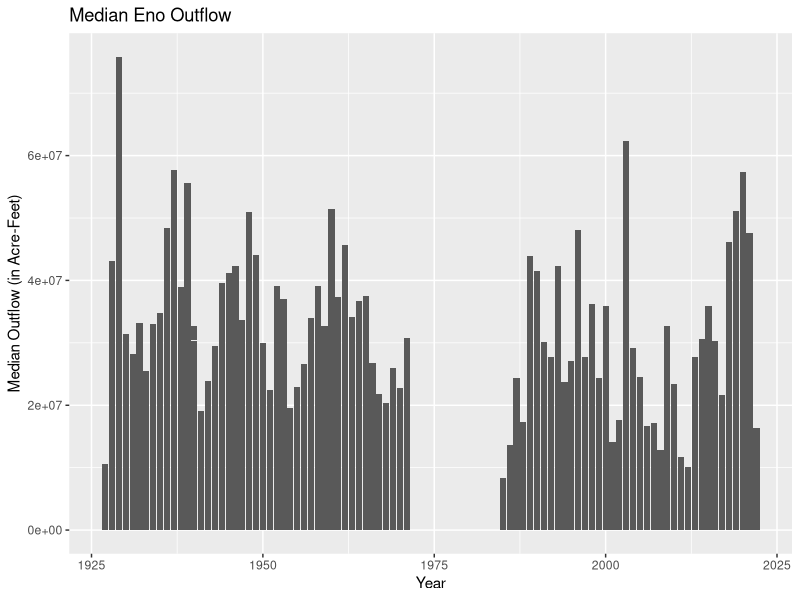
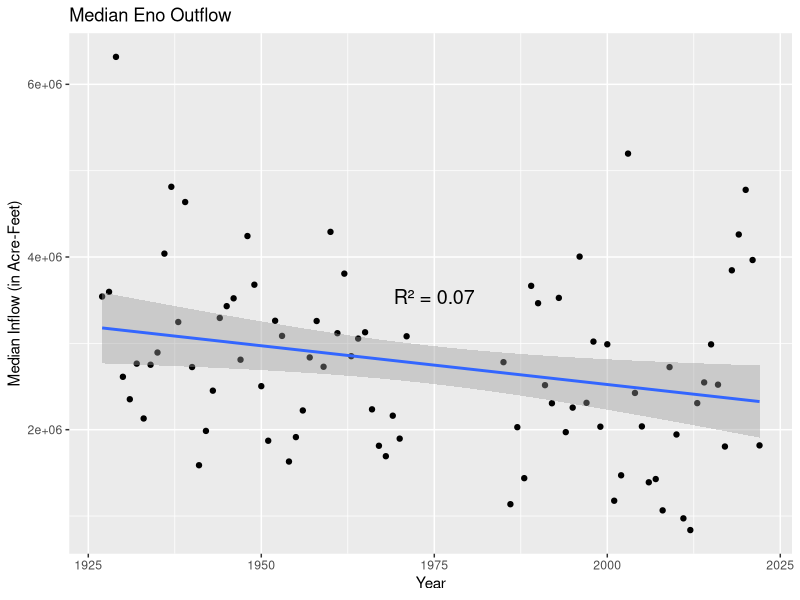
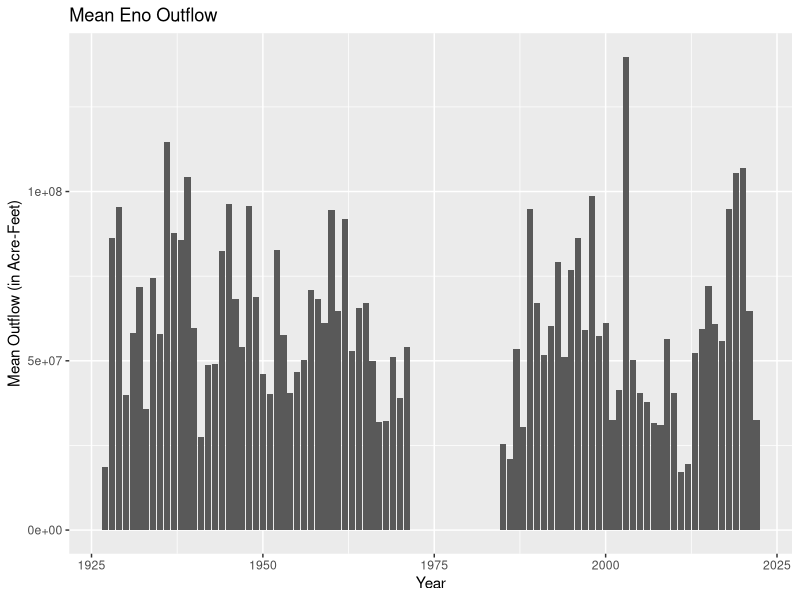
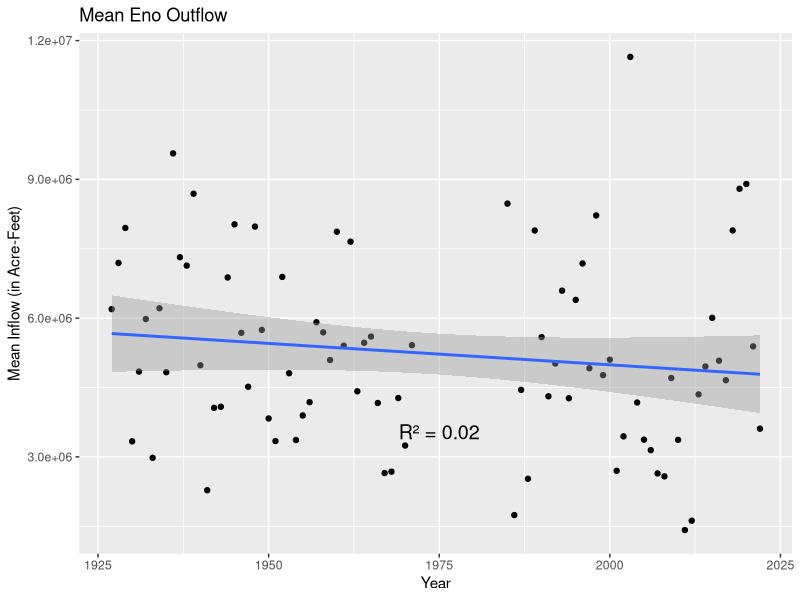
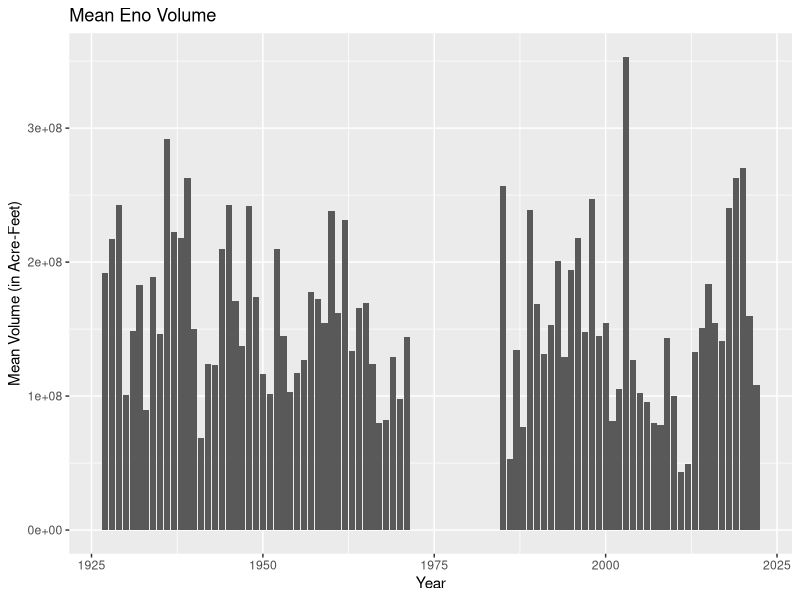
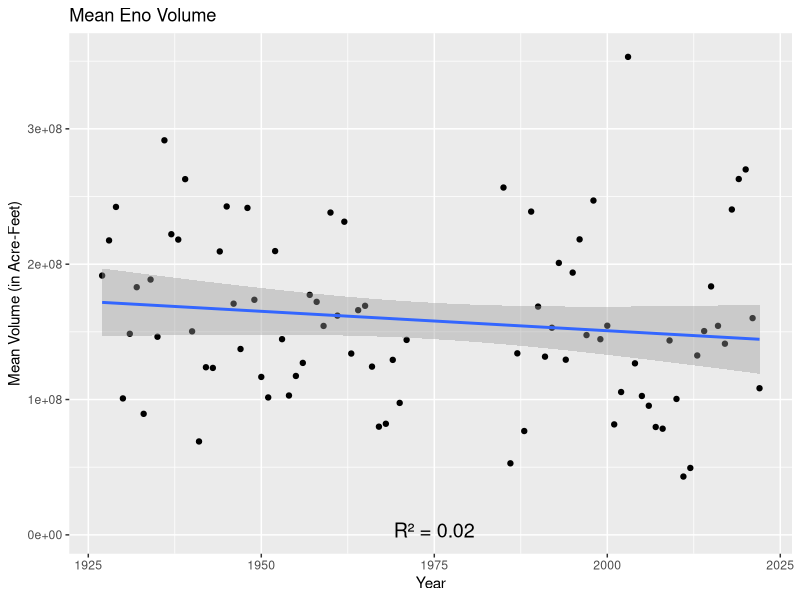
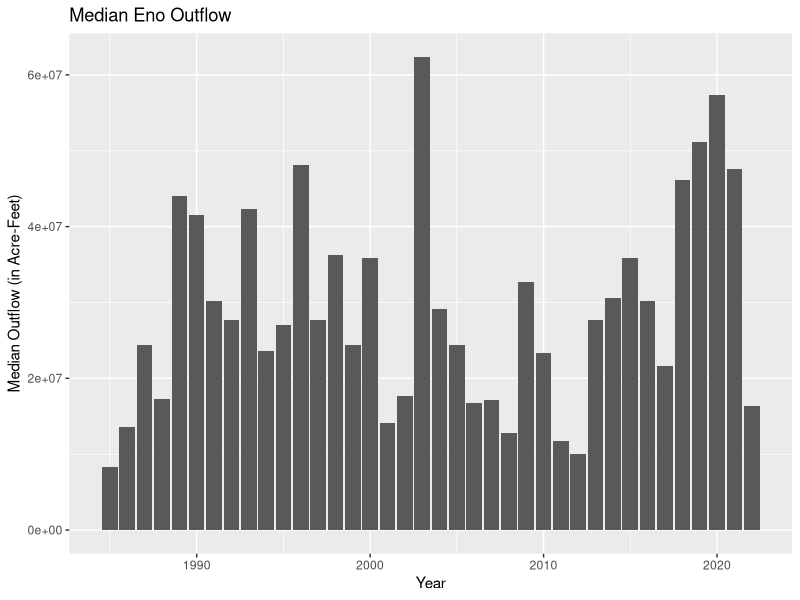
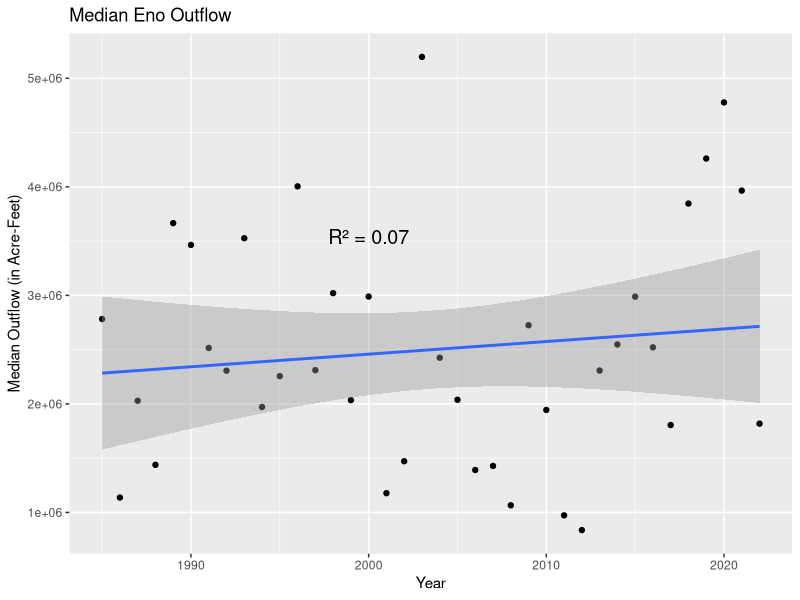

Here is the R script that generated these plots, in order:
## ---- chunk 1
knitr::opts_chunk$set(echo = TRUE)
## ---- chunk 2
library(tidyverse)
library(ggplot2)
library(here)
library(dplyr)
## ---- chunk 3
#Eno data:
eno_outflows <- read.csv(
  file = here("./Data Raw/Eno_River_monthly_flow_data_through-2022.csv"),
  stringsAsFactors = TRUE)
#Average of median outflow:
eno_average_median <- eno_outflows %>% 
  group_by(year) %>% 
  summarise(avg_median_flow = mean(median_flow, na.rm = TRUE))
#Average of mean outflow:
eno_average_mean <- eno_outflows %>% 
  group_by(year) %>% 
  summarise(avg_mean_flow = mean(mean_flow, na.rm = TRUE))
#Average of volume:
eno_volume_mean <- eno_outflows %>% 
  group_by(year) %>% 
  summarise(avg_vol = mean(total_volume, na.rm = TRUE))
## ---- chunk 4
#Flats data:
flat_outflows <- read.csv(
  file = here("./Data Raw/Flat_River_monthly_flow_data_through-2022.csv"),
  stringsAsFactors = TRUE)
#Average of median outflow:
flat_average_median <- flat_outflows %>% 
  group_by(year) %>% 
  summarise(avg_median_flow = mean(median_flow, na.rm = TRUE))
#Average of mean outflow:
flat_average_mean <- flat_outflows %>% 
  group_by(year) %>% 
  summarise(avg_mean_flow = mean(mean_flow, na.rm = TRUE))
#Average of volume:
flat_volume_mean <- flat_outflows %>% 
  group_by(year) %>% 
  summarise(avg_vol = mean(total_volume, na.rm = TRUE))
## ---- chunk 5
#Neuse data:
neuse_inflows <- read.csv(
  file = here("./Data Raw/Falls_Lake_outlet_Neuse_River_monthly_flow_data_through-2022.csv"),
  stringsAsFactors = TRUE)
#Average of median inflow:
neuse_average_median <- neuse_inflows %>% 
  group_by(year) %>% 
  summarise(avg_median_flow = mean(median_flow, na.rm = TRUE))
#Average of mean inflow:
neuse_average_mean <- neuse_inflows %>% 
  group_by(year) %>% 
  summarise(avg_mean_flow = mean(mean_flow, na.rm = TRUE))
#Average of volume:
neuse_volume_mean <- neuse_inflows %>% 
  group_by(year) %>% 
  summarise(avg_vol = mean(total_volume, na.rm = TRUE))
## ---- chunk 6
#Median Eno outflow
ggplot(data = (eno_outflows)) +
  geom_col(data = eno_outflows, aes(x = year, y = median_flow)) +
  labs(title = "Median Eno Outflow", x = "Year", y = "Median Outflow (in Acre-Feet)")

eno_med_model <- lm(year ~ avg_median_flow, data = eno_average_median)
r_squared_1 <- summary(eno_med_model)$r.squared

ggplot(data = eno_average_median, aes(x = year, y = avg_median_flow)) +
  geom_point() +
  geom_smooth(method = "lm") +
  labs(title = "Median Eno Outflow", x = "Year", y = "Median Inflow (in Acre-Feet)") +
  annotate("text", x = 1975, y = 3542400, 
           label = paste("R² =", round(r_squared_1, 2)), 
           size = 5)


#Mean Eno outflow
ggplot(data = eno_outflows) +
  geom_col(data = eno_outflows, aes(x = year, y = mean_flow)) +
  labs(title = "Mean Eno Outflow", x = "Year", y = "Mean Outflow (in Acre-Feet)")

eno_mean_model <- lm(year ~ avg_mean_flow, data = eno_average_mean)
r_squared_2 <- summary(eno_mean_model)$r.squared

ggplot(data = eno_average_mean, aes(x = year, y = avg_mean_flow)) +
  geom_point() +
  geom_smooth(method = "lm") +
  labs(title = "Mean Eno Outflow", x = "Year", y = "Mean Inflow (in Acre-Feet)") +
  annotate("text", x = 1975, y = 3542400, 
           label = paste("R² =", round(r_squared_2, 2)), 
           size = 5)

#Mean volume
ggplot(data = eno_volume_mean) +
  geom_col(data = eno_volume_mean, aes(x = year, y = avg_vol)) +
  labs(title = "Mean Eno Volume", x = "Year", y = "Mean Volume (in Acre-Feet)")

eno_vol_model <- lm(year ~ avg_vol, data = eno_volume_mean)
r_squared_3 <- summary(eno_vol_model)$r.squared

ggplot(data = eno_volume_mean, aes(x = year, y = avg_vol)) +
  geom_point() +
  geom_smooth(method = "lm") +
  labs(title = "Mean Eno Volume", x = "Year", y = "Mean Volume (in Acre-Feet)") +
    annotate("text", x = 1975, y = 3542400, 
           label = paste("R² =", round(r_squared_3, 2)), 
           size = 5)
## ---- chunk 7
#Filter out the data to only include 1985 and beyond.
eno_filtered <- eno_outflows %>% 
  filter(year >= 1985)
#Filter out the average median outflow data to only include 1985 and beyond.
eno_avemedian_filtered <- eno_average_median %>% 
  filter(year >= 1985)
#Filter out the average mean outflow data to only include 1985 and beyond.
eno_avemean_filtered <- eno_average_mean %>% 
  filter(year >= 1985)
#Filter out the average volume data to only include 1985 and beyond.
eno_vol_filtered <- eno_volume_mean %>% 
  filter(year >= 1985)

#Median Eno outflow
ggplot(data = (eno_filtered)) +
  geom_col(data = eno_filtered, aes(x = year, y = median_flow)) +
  labs(title = "Median Eno Outflow", x = "Year", y = "Median Outflow (in Acre-Feet)")

eno_med_model_1985 <- lm(year ~ avg_median_flow, data = eno_average_median)
r_squared_4 <- summary(eno_med_model_1985)$r.squared

ggplot(data = eno_avemedian_filtered, aes(x = year, y = avg_median_flow)) +
  geom_point() +
  geom_smooth(method = "lm") +
  labs(title = "Median Eno Outflow", x = "Year", y = "Median Outflow (in Acre-Feet)") +
  annotate("text", x = 2000, y = 3542400, 
           label = paste("R² =", round(r_squared_4, 2)), 
           size = 5)

#Mean Eno outflow
ggplot(data = eno_filtered) +
  geom_col(data = eno_filtered, aes(x = year, y = mean_flow)) +
  labs(title = "Mean Eno Outflow", x = "Year", y = "Mean Outflow (in Acre-Feet)")

eno_mean_model_1985 <- lm(year ~ avg_mean_flow, data = eno_average_mean)
r_squared_5 <- summary(eno_mean_model_1985)$r.squared

ggplot(data = eno_avemean_filtered, aes(x = year, y = avg_mean_flow)) +
  geom_point() +
  geom_smooth(method = "lm") +
  labs(title = "Mean Eno Outflow", x = "Year", y = "Mean Inflow (in Acre-Feet)") +
   annotate("text", x = 2000, y = 3542400, 
           label = paste("R² =", round(r_squared_5, 2)), 
           size = 5)

#Mean Eno volume
ggplot(data = eno_vol_filtered) +
  geom_col(data = eno_vol_filtered, aes(x = year, y = avg_vol)) +
  labs(title = "Mean Eno Volume", x = "Year", y = "Mean Volume (in Acre-Feet)")

eno_vol_model_1985 <- lm(year ~ avg_vol, data = eno_vol_filtered)
r_squared_6 <- summary(eno_vol_model_1985)$r.squared

ggplot(data = eno_vol_filtered, aes(x = year, y = avg_vol)) +
  geom_point() +
  geom_smooth(method = "lm") +
  labs(title = "Mean Eno Volume", x = "Year", y = "Mean Volume (in Acre-Feet)") +
     annotate("text", x = 2000, y = 3542400, 
           label = paste("R² =", round(r_squared_6, 2)), 
           size = 5)
## ---- chunk 8
#Filter out the data to only include 2000 and beyond.
eno_2000 <- eno_outflows %>% 
  filter(year >= 2000)
#Filter out the average median outflow data to only include 2000 and beyond.
eno_2000_median <- eno_average_median %>% 
  filter(year >= 2000)
#Filter out the average mean outflow data to only include 2000 and beyond.
eno_2000_mean <- eno_average_mean %>% 
  filter(year >= 2000)
#Filter out the average volume data to only include 2000 and beyond.
eno_2000_volume <- eno_volume_mean %>% 
  filter(year >= 2000)

#Median Eno outflow
ggplot(data = eno_2000) +
  geom_col(data = eno_2000, aes(x = year, y = median_flow)) +
  labs(title = "Median Flat Outflow", x = "Year", y = "Median Outflow (in Acre-Feet)")

eno_med_model_2000 <- lm(year ~ avg_median_flow, data = eno_2000_median)
r_squared_7 <- summary(eno_med_model_2000)$r.squared

ggplot(data = eno_2000_median, aes(x = year, y = avg_median_flow)) +
  geom_point() +
  geom_smooth(method = "lm") +
  labs(title = "Median Flat Outflow", x = "Year", y = "Median Outflow (in Acre-Feet)") +
  annotate("text", x = 2010, y = 3542400, 
           label = paste("R² =", round(r_squared_7, 2)), 
           size = 5)

#Mean Eno outflow
ggplot(data = eno_2000) +
  geom_col(data = eno_2000, aes(x = year, y = mean_flow)) +
  labs(title = "Mean Flat Outflow", x = "Year", y = "Mean Outflow (in Acre-Feet)")

eno_mean_model_2000 <- lm(year ~ avg_mean_flow, data = eno_2000_mean)
r_squared_8 <- summary(eno_mean_model_2000)$r.squared

ggplot(data = eno_2000_mean, aes(x = year, y = avg_mean_flow)) +
  geom_point() +
  geom_smooth(method = "lm") +
  labs(title = "Mean Flat Outflow", x = "Year", y = "Mean Outflow (in Acre-Feet)") +
  annotate("text", x = 2010, y = 3542400, 
           label = paste("R² =", round(r_squared_8, 2)), 
           size = 5)

#Mean Eno volume
ggplot(data = eno_2000_volume) +
  geom_col(data = eno_2000_volume, aes(x = year, y = avg_vol)) +
  labs(title = "Mean Eno Volume", x = "Year", y = "Mean Volume (in Acre-Feet)")

eno_vol_model_2000 <- lm(year ~ avg_vol, data = eno_2000_volume)
r_squared_9 <- summary(eno_vol_model_2000)$r.squared

ggplot(data = eno_2000_volume, aes(x = year, y = avg_vol)) +
  geom_point() +
  geom_smooth(method = "lm") +
  labs(title = "Mean Eno Volume", x = "Year", y = "Mean Volume (in Acre-Feet)") +
  annotate("text", x = 2010, y = 3542400, 
           label = paste("R² =", round(r_squared_9, 2)), 
           size = 5)
## ---- chunk 9
#Median Flat outflow
ggplot(data = (flat_outflows)) +
  geom_col(data = flat_outflows, aes(x = year, y = median_flow)) +
  labs(title = "Median Flat Outflow", x = "Year", y = "Median Outflow (in Acre-Feet)")

flat_med_model <- lm(year ~ avg_median_flow, data = flat_average_median)
flat_r <- summary(flat_med_model)$r.squared

ggplot(data = flat_average_median, aes(x = year, y = avg_median_flow)) +
  geom_point() +
  geom_smooth(method = "lm") +
  labs(title = "Median Flat Outflow", x = "Year", y = "Median Outflow (in Acre-Feet)") +
  annotate("text", x = 1975, y = 3542400, 
           label = paste("R² =", round(flat_r, 2)), 
           size = 5)

#Mean Flat outflow
ggplot(data = (flat_outflows)) +
  geom_col(data = flat_outflows, aes(x = year, y = mean_flow)) +
  labs(title = "Mean Flat Outflow", x = "Year", y = "Mean Outflow (in Acre-Feet)")

flat_mean_model <- lm(year ~ avg_mean_flow, data = flat_average_mean)
flat_r2 <- summary(flat_mean_model)$r.squared

ggplot(data = flat_average_mean, aes(x = year, y = avg_mean_flow)) +
  geom_point() +
  geom_smooth(method = "lm") +
  labs(title = "Mean Flat Outflow", x = "Year", y = "Mean Outflow (in Acre-Feet)") +
    annotate("text", x = 1975, y = 3542400, 
           label = paste("R² =", round(flat_r2, 2)), 
           size = 5)

#Mean volume
ggplot(data = flat_volume_mean) +
  geom_col(data = flat_volume_mean, aes(x = year, y = avg_vol)) +
  labs(title = "Mean Flat Volume", x = "Year", y = "Mean Volume (in Acre-Feet)")

flat_vol_model <- lm(year ~ avg_vol, data = flat_volume_mean)
flat_r3 <- summary(flat_vol_model)$r.squared

ggplot(data = flat_volume_mean, aes(x = year, y = avg_vol)) +
  geom_point() +
  geom_smooth(method = "lm") +
  labs(title = "Mean Flat Volume", x = "Year", y = "Mean Volume (in Acre-Feet)") +
  annotate("text", x = 1975, y = 3542400, 
           label = paste("R² =", round(flat_r3, 2)), 
           size = 5)
## ---- chunk 10
#Filter out the data to only include 2000 and beyond.
flat_2000 <- flat_outflows %>% 
  filter(year >= 2000)
#Filter out the average median outflow data to only include 2000 and beyond.
flat_2000_median <- flat_average_median %>% 
  filter(year >= 2000)
#Filter out the average mean outflow data to only include 2000 and beyond.
flat_2000_mean <- flat_average_mean %>% 
  filter(year >= 2000)
#Filter out the average volume data to only include 2000 and beyond.
flat_2000_volume <- flat_volume_mean %>% 
  filter(year >= 2000)

#Median Flat outflow
ggplot(data = flat_2000) +
  geom_col(data = flat_2000, aes(x = year, y = median_flow)) +
  labs(title = "Median Flat Outflow", x = "Year", y = "Median Outflow (in Acre-Feet)")

flat_med_model_2000 <- lm(year ~ avg_median_flow, data = flat_2000_median)
flat_r4 <- summary(flat_med_model_2000)$r.squared

ggplot(data = flat_2000_median, aes(x = year, y = avg_median_flow)) +
  geom_point() +
  geom_smooth(method = "lm") +
  labs(title = "Median Flat Outflow", x = "Year", y = "Median Outflow (in Acre-Feet)") +
  annotate("text", x = 2010, y = 3542400, 
           label = paste("R² =", round(flat_r4, 2)), 
           size = 5)

#Mean Flat outflow
ggplot(data = flat_2000) +
  geom_col(data = flat_2000, aes(x = year, y = mean_flow)) +
  labs(title = "Mean Flat Outflow", x = "Year", y = "Mean Outflow (in Acre-Feet)")

flat_mean_model_2000 <- lm(year ~ avg_mean_flow, data = flat_2000_mean)
flat_r5 <- summary(flat_mean_model_2000)$r.squared

ggplot(data = flat_2000_mean, aes(x = year, y = avg_mean_flow)) +
  geom_point() +
  geom_smooth(method = "lm") +
  labs(title = "Mean Flat Outflow", x = "Year", y = "Mean Outflow (in Acre-Feet)") +
  annotate("text", x = 2010, y = 3542400, 
           label = paste("R² =", round(flat_r5, 2)), 
           size = 5)

#Mean Flat volume
ggplot(data = flat_2000_volume) +
  geom_col(data = flat_2000_volume, aes(x = year, y = avg_vol)) +
  labs(title = "Mean Flat Volume", x = "Year", y = "Mean Volume (in Acre-Feet)")

flat_vol_model_2000 <- lm(year ~ avg_vol, data = flat_2000_volume)
flat_r6 <- summary(flat_vol_model_2000)$r.squared

ggplot(data = flat_2000_volume, aes(x = year, y = avg_vol)) +
  geom_point() +
  geom_smooth(method = "lm") +
  labs(title = "Mean Flat Volume", x = "Year", y = "Mean Volume (in Acre-Feet)") +
  annotate("text", x = 2010, y = 3542400, 
           label = paste("R² =", round(flat_r6, 2)), 
           size = 5)
## ---- chunk 11
#Median Neuse inflow
ggplot(data = (neuse_inflows)) +
  geom_col(data = neuse_inflows, aes(x = year, y = median_flow)) +
  labs(title = "Median Neuse Inflow", x = "Year", y = "Median Inflow (in Acre-Feet)")

neuse_med_model <- lm(year ~ avg_median_flow, data = neuse_average_median)
neuse_r <- summary(neuse_med_model)$r.squared

ggplot(data = neuse_average_median, aes(x = year, y = avg_median_flow)) +
  geom_point() +
  geom_smooth(method = "lm") +
  labs(title = "Median Neuse Inflow", x = "Year", y = "Median Inflow (in Acre-Feet)") +
  annotate("text", x = 2010, y = 3542400, 
           label = paste("R² =", round(neuse_r, 2)), 
           size = 5)

#Mean Neuse inflow
ggplot(data = neuse_inflows) +
  geom_col(data = neuse_inflows, aes(x = year, y = mean_flow)) +
  labs(title = "Mean Neuse Inflow", x = "Year", y = "Mean Inflow (in Acre-Feet)")

neuse_mean_model <- lm(year ~ avg_mean_flow, data = neuse_average_mean)
neuse_r2 <- summary(neuse_mean_model)$r.squared

ggplot(data = neuse_average_mean, aes(x = year, y = avg_mean_flow)) +
  geom_point() +
  geom_smooth(method = "lm") +
  labs(title = "Mean Neuse Inflow", x = "Year", y = "Mean Inflow (in Acre-Feet)") +
  annotate("text", x = 2010, y = 3542400, 
           label = paste("R² =", round(neuse_r2, 2)), 
           size = 5)

#Mean volume
ggplot(data = neuse_volume_mean) +
  geom_col(data = neuse_volume_mean, aes(x = year, y = avg_vol)) +
  labs(title = "Mean Neuse Volume", x = "Year", y = "Mean Volume (in Acre-Feet)")

neuse_vol_model <- lm(year ~ avg_vol, data = neuse_volume_mean)
neuse_r3 <- summary(neuse_vol_model)$r.squared

ggplot(data = neuse_volume_mean, aes(x = year, y = avg_vol)) +
  geom_point() +
  geom_smooth(method = "lm") +
  labs(title = "Mean Neuse Volume", x = "Year", y = "Mean Volume (in Acre-Feet)") +
  annotate("text", x = 2010, y = 3542400, 
           label = paste("R² =", round(neuse_r3, 2)), 
           size = 5)
## ---- chunk 12
#Filter out the data to only include 2000 and beyond.
neuse_2000 <- neuse_inflows %>% 
  filter(year >= 2000)
#Filter out the average median outflow data to only include 2000 and beyond.
neuse_2000_median <- neuse_average_median %>% 
  filter(year >= 2000)
#Filter out the average mean outflow data to only include 2000 and beyond.
neuse_2000_mean <- neuse_average_mean %>% 
  filter(year >= 2000)
#Filter out the average volume data to only include 2000 and beyond.
neuse_2000_volume <- neuse_volume_mean %>% 
  filter(year >= 2000)

#Median Neuse inflow
ggplot(data = (neuse_2000)) +
  geom_col(data = neuse_2000, aes(x = year, y = median_flow)) +
  labs(title = "Median Neuse Inflow", x = "Year", y = "Median Inflow (in Acre-Feet)")

neuse_med_model_2000 <- lm(year ~ avg_median_flow, data = neuse_2000_median)
neuse_r4 <- summary(neuse_med_model_2000)$r.squared

ggplot(data = neuse_2000_median, aes(x = year, y = avg_median_flow)) +
  geom_point() +
  geom_smooth(method = "lm") +
  labs(title = "Median Neuse Inflow", x = "Year", y = "Median Inflow (in Acre-Feet)") +
  annotate("text", x = 2010, y = 3542400, 
           label = paste("R² =", round(neuse_r4, 2)), 
           size = 5)

#Mean Neuse inflow
ggplot(data = neuse_2000) +
  geom_col(data = neuse_2000, aes(x = year, y = mean_flow)) +
  labs(title = "Mean Neuse Inflow", x = "Year", y = "Mean Inflow (in Acre-Feet)")

neuse_mean_model_2000 <- lm(year ~ avg_mean_flow, data = neuse_2000_mean)
neuse_r5 <- summary(neuse_mean_model_2000)$r.squared

ggplot(data = neuse_2000_mean, aes(x = year, y = avg_mean_flow)) +
  geom_point() +
  geom_smooth(method = "lm") +
  labs(title = "Mean Neuse Inflow", x = "Year", y = "Mean Inflow (in Acre-Feet)") +
   annotate("text", x = 2010, y = 3542400, 
           label = paste("R² =", round(neuse_r5, 2)), 
           size = 5)

#Mean Neuse volume
ggplot(data = neuse_2000_volume) +
  geom_col(data = neuse_2000_volume, aes(x = year, y = avg_vol)) +
  labs(title = "Mean Neuse Volume", x = "Year", y = "Mean Volume (in Acre-Feet)")

neuse_vol_model_2000 <- lm(year ~ avg_vol, data = neuse_2000_volume)
neuse_r6 <- summary(neuse_vol_model_2000)$r.squared

ggplot(data = neuse_2000_volume, aes(x = year, y = avg_vol)) +
  geom_point() +
  geom_smooth(method = "lm") +
  labs(title = "Mean Neuse Volume", x = "Year", y = "Mean Volume (in Acre-Feet)") +
   annotate("text", x = 2010, y = 3542400, 
           label = paste("R² =", round(neuse_r6, 2)), 
           size = 5)
